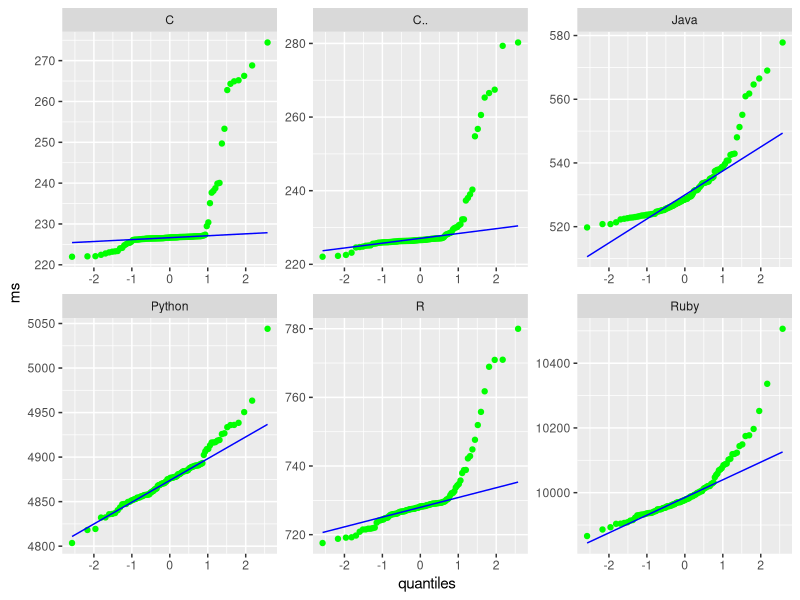
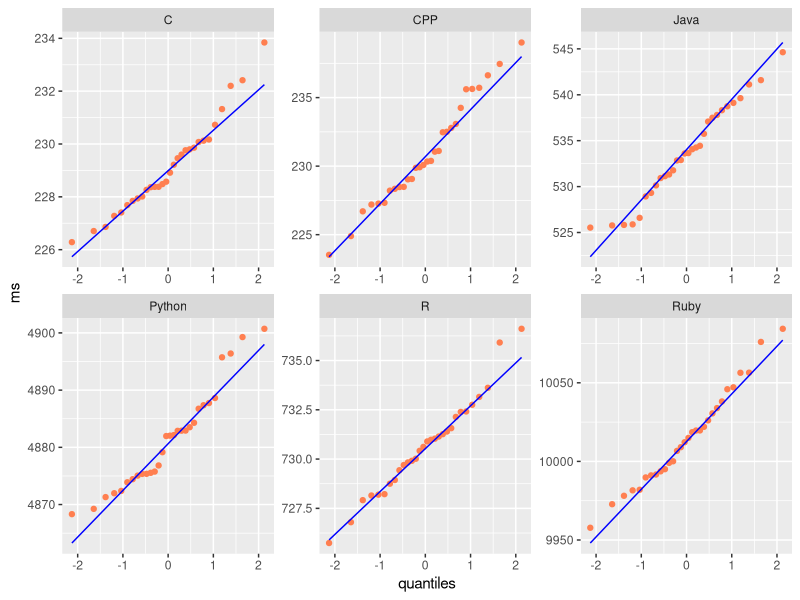
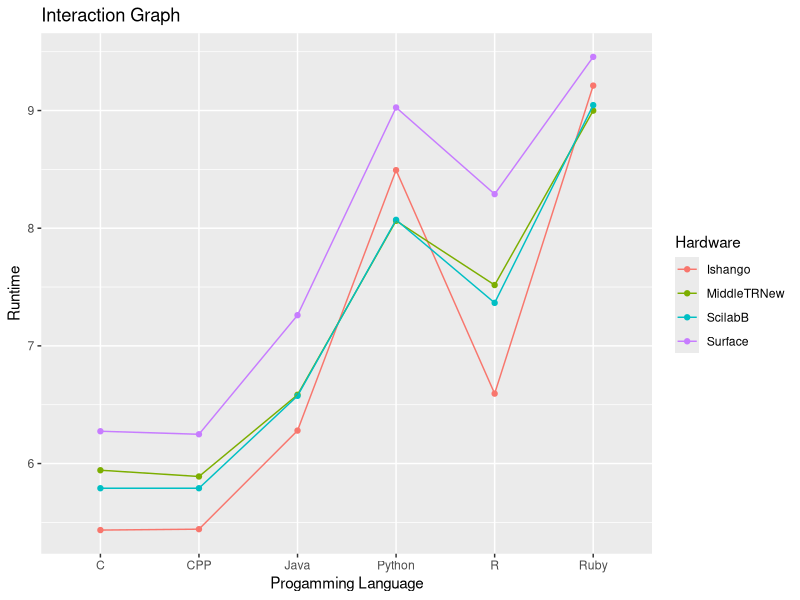
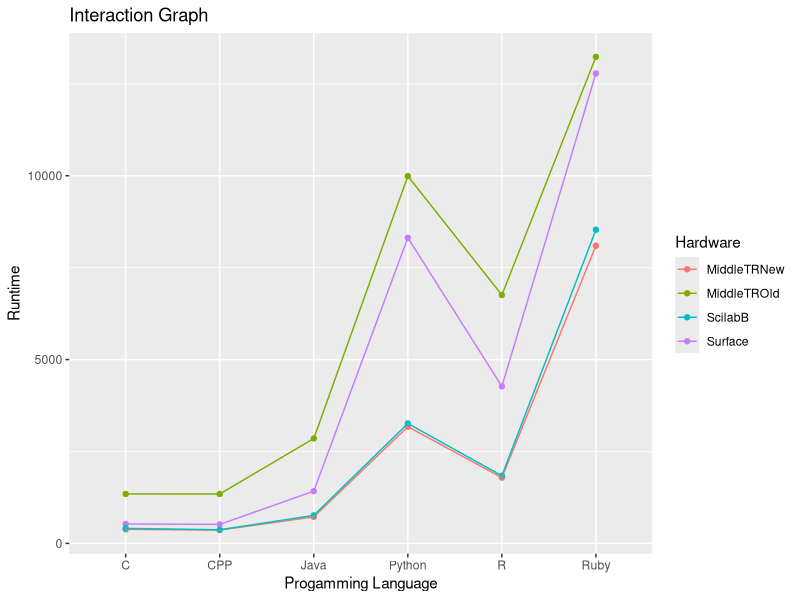

Generate these figures, in order, with R:
# analysis.r
library(tidyverse)
this.dir <- dirname(parent.frame(2)$ofile)
setwd(this.dir)

# Before CLT
ishango.before <- read.csv("ishango/noCLT/ishango.csv")
ishango.before.long <- pivot_longer(ishango.before, cols=everything(), names_to="language", values_to="runtime")
ggplot(ishango.before.long, aes(sample=(runtime)))+
  stat_qq(col="green")+
  stat_qq_line(col="blue")+
  facet_wrap(~language, scales="free")+
  labs(x="quantiles", y="ms")

# After CLT
ishango.after <- read.csv("ishango/fifteen30/ishango_mean.csv")

ishango.after.long <- pivot_longer(ishango.after, cols=everything(), names_to="language", values_to="runtime")
ggplot(ishango.after.long, aes(sample=(runtime)))+
  stat_qq(col="coral")+
  stat_qq_line(col="blue")+
  facet_wrap(~language, scales="free")+
  labs(x="quantiles", y="ms")


pilot <- read.csv("pilotData.csv")
pilot.long <- pivot_longer(pilot, cols=C:R, names_to = "language", values_to = "runtime")
ggplot(pilot.long, aes(x=language, y=log(runtime), group=Hardware, color=Hardware))+
  geom_point()+
  geom_line()+
  labs(title= "Interaction Graph",
       x= "Progamming Language",
       y= "Runtime")

analysis <- read.csv("analysis.csv")
analysis.long <- pivot_longer(analysis, cols=C:R, names_to = "language", values_to = "runtime")
ggplot(analysis.long, aes(x=language, y=(runtime), group=Hardware, color=Hardware))+
  geom_point()+
  geom_line()+
  labs(title= "Interaction Graph",
       x= "Progamming Language",
       y= "Runtime")


anova <- aov(runtime~language+Hardware, analysis.long)
anova_log <- aov(log(runtime)~language+Hardware, analysis.long)
